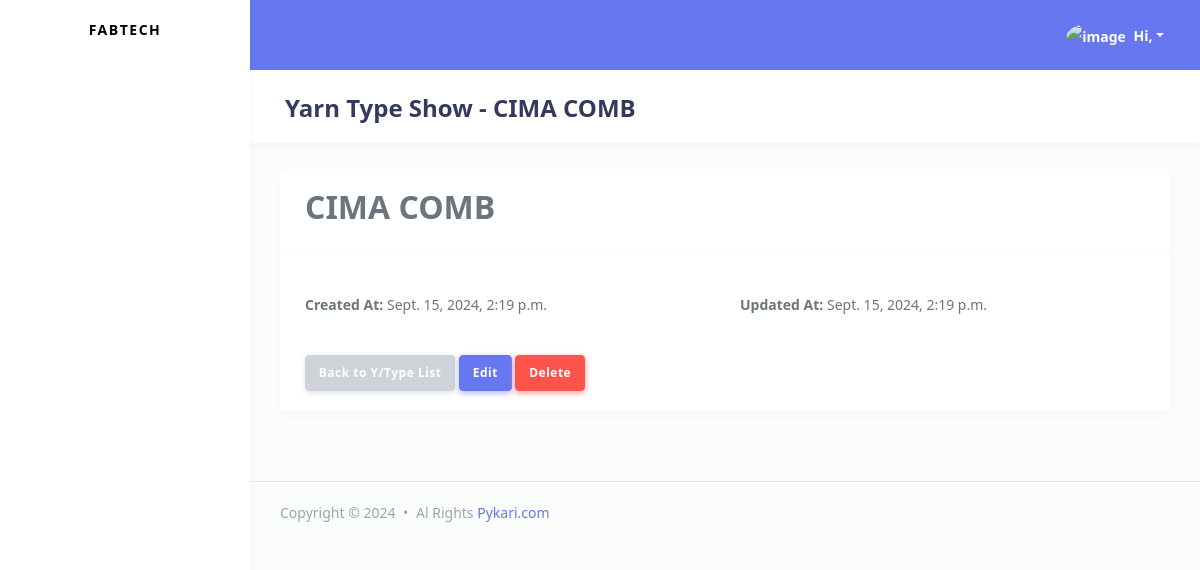
The app's page /fabricmanagement/yarn-type/1/, older data.
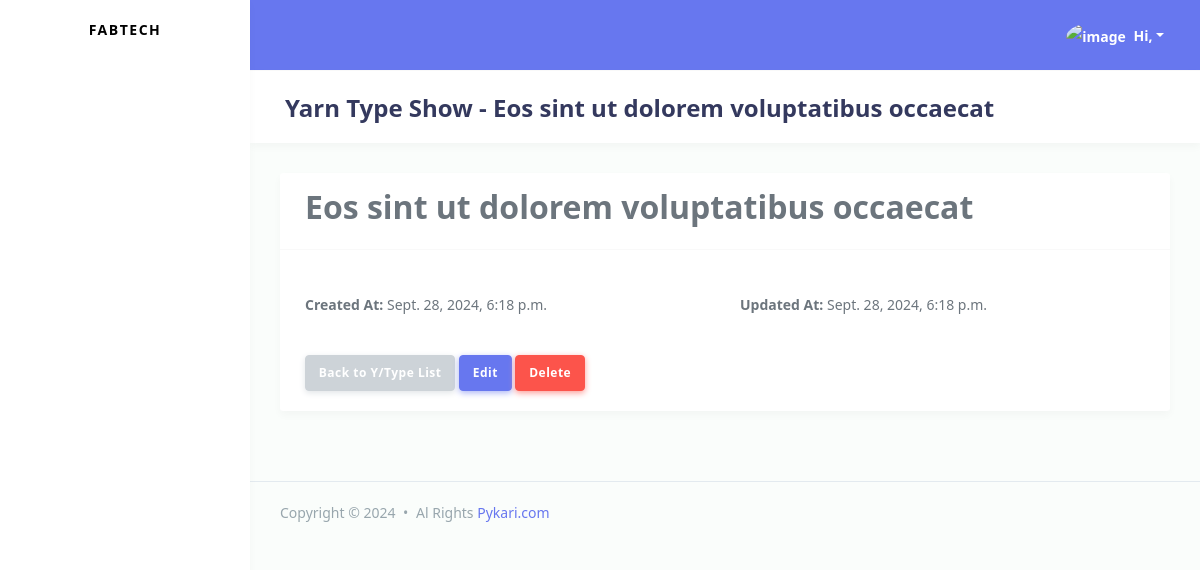
The same page, newer data.
### fabricmanagement/models.py (models this page shows, shortened)
class YarnType(models.Model):
    yarn_type = models.CharField(max_length=70,unique=True,null=False,blank=False)
    created_at = models.DateTimeField(auto_now_add=True)
    updated_at = models.DateTimeField(auto_now=True)
    class Meta:
        indexes = [
            models.Index(fields=['yarn_type'])
        ]

### fabricmanagement/MasterDataView.py (the view)
# urls.py: path('yarn-type/<int:pk>/', MasterDataView.YarnTypeDetailView.as_view(), name='yarn_type_detail'),
class YarnTypeDetailView(DetailView):
    model = YarnType
    template_name = 'yarn-type/show.html'
    context_object_name = 'yarn_type'

### fabricmanagement/templates/yarn-type/show.html (shortened to what this page needs)
{% extends "accounts/master/base.html" %}
{% block page_title %}
Yarn Type Show - {{yarn_type.yarn_type}}
{% endblock page_title %}
{% block page_body %}
<div class="card">
    <div class="card-header">
        <h2>{{ yarn_type.yarn_type }}</h2>
    </div>
    <div class="card-body">
        <div class="row mt-4">
            <div class="col-md-6">
                <strong>Created At:</strong> {{ yarn_type.created_at }}
            </div>
            <div class="col-md-6">
                <strong>Updated At:</strong> {{ yarn_type.updated_at }}
            </div>
        </div>
    </div>
    <div class="card-footer">
        <a href="{% url 'yarn_type_list' %}" class="btn btn-secondary">Back to Y/Type List</a>
        <a href="{% url 'yarn_type_update' yarn_type.pk %}" class="btn btn-primary">Edit</a>
        <form method="post" action="{% url 'yarn_type_delete' yarn_type.pk %}" class="d-inline-block" id="deleteForm{{ yarn_type.pk }}">
            <button type="button" class="btn btn-danger" onclick="confirmDelete({{ yarn_type.pk }});">
                Delete
            </button>
        </form>
    </div>
</div>
{% endblock page_body %}

Row changes from the older to the newer data that the page shows:
changed YarnType: yarn_type "CIMA COMB" → "Eos sint ut dolorem voluptatibus occaecat"; created_at "Sept. 15, 2024, 2:19 p.m." → "Sept. 28, 2024, 6:18 p.m."; updated_at "Sept. 15, 2024, 2:19 p.m." → "Sept. 28, 2024, 6:18 p.m."
